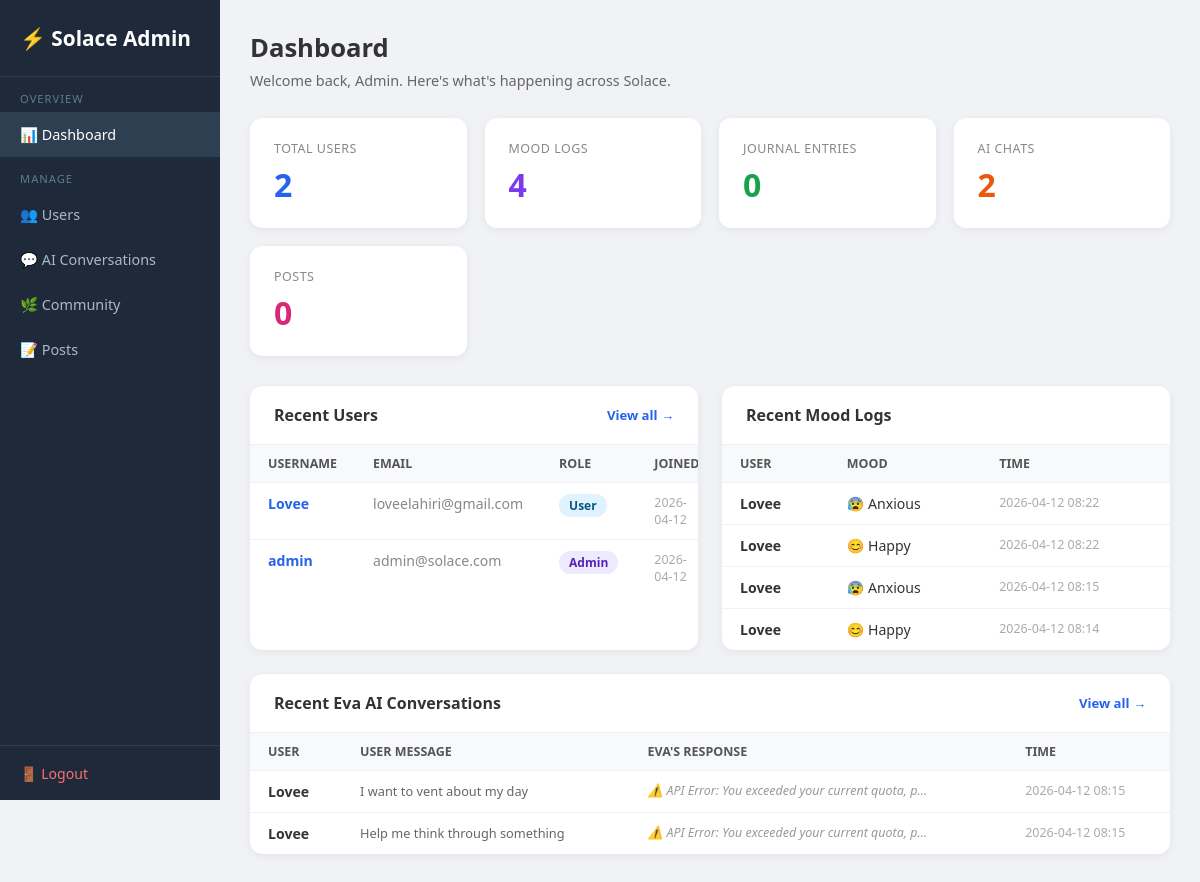
Page /admin (signed in) on the earlier database version.
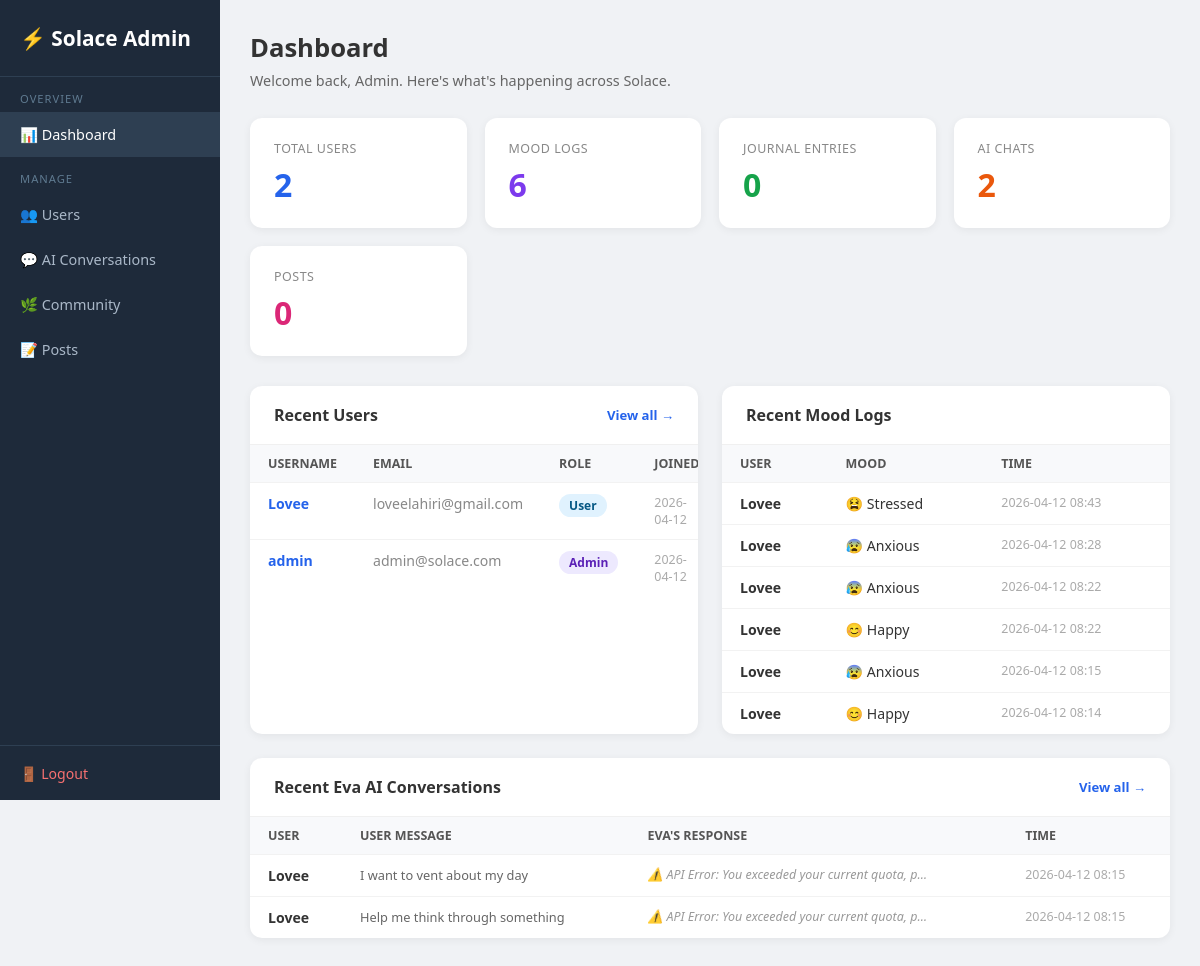
Same page on the later database version.
### tables this page shows
CREATE TABLE users (
                id         INTEGER PRIMARY KEY AUTOINCREMENT,
                username   TEXT UNIQUE NOT NULL,
                email      TEXT NOT NULL,
                password   TEXT NOT NULL,
                is_admin   INTEGER DEFAULT 0,
                created_at DATETIME DEFAULT CURRENT_TIMESTAMP
            );

CREATE TABLE mood_logs (
                id        INTEGER PRIMARY KEY AUTOINCREMENT,
                user_id   INTEGER NOT NULL REFERENCES users(id),
                mood      TEXT NOT NULL,
                timestamp DATETIME DEFAULT CURRENT_TIMESTAMP
            );

CREATE TABLE chat_history (
                id           INTEGER PRIMARY KEY AUTOINCREMENT,
                session_id   TEXT,
                user_id      INTEGER REFERENCES users(id),
                user_message TEXT,
                ai_response  TEXT,
                timestamp    DATETIME DEFAULT CURRENT_TIMESTAMP
            );

### app.py (the view)
@app.route("/admin")
@admin_required
def admin_dashboard() -> Any:
    with get_db() as conn:
        total_users   = conn.execute("SELECT COUNT(*) FROM users").fetchone()[0]
        total_moods   = conn.execute("SELECT COUNT(*) FROM mood_logs").fetchone()[0]
        total_journals= conn.execute("SELECT COUNT(*) FROM journals").fetchone()[0]
        total_chats   = conn.execute("SELECT COUNT(*) FROM chat_history").fetchone()[0]
        total_posts   = conn.execute("SELECT COUNT(*) FROM posts").fetchone()[0]
        recent_users = conn.execute(
            "SELECT id, username, email, is_admin, created_at FROM users ORDER BY created_at DESC LIMIT 5"
        ).fetchall()
        recent_moods = conn.execute("""
            SELECT u.username, ml.mood, ml.timestamp
            FROM mood_logs ml JOIN users u ON ml.user_id=u.id
            ORDER BY ml.timestamp DESC LIMIT 8
        """).fetchall()
        recent_chats = conn.execute("""
            SELECT u.username, ch.user_message, ch.ai_response, ch.timestamp
            FROM chat_history ch JOIN users u ON ch.user_id=u.id
            ORDER BY ch.timestamp DESC LIMIT 5
        """).fetchall()
    return render_template(
        "admin/dashboard.html",
        total_users=total_users, total_moods=total_moods,
        total_journals=total_journals, total_chats=total_chats,
        total_posts=total_posts,
        recent_users=recent_users, recent_moods=recent_moods,
        recent_chats=recent_chats,
    )

### app.py (called while the page is built)
def get_db() -> sqlite3.Connection:
    conn = sqlite3.connect("database.db")
    conn.row_factory = sqlite3.Row
    return conn

def admin_required(f: Any) -> Any:
    @wraps(f)
    def dec(*args: Any, **kwargs: Any) -> Any:
        if "user_id" not in session or not session.get("is_admin"):
            flash("Admin access required.")
            return redirect(url_for("login_page"))
        return f(*args, **kwargs)
    return dec

### templates/admin/dashboard.html (shortened to what this page needs)
<!DOCTYPE html>
<html lang="en">
<head>
</head>
<body>
<div class="sidebar">
  <div class="logo">⚡ Solace Admin</div>
  <nav>
    <div class="sl">Overview</div>
    <a href="/admin" class="active">📊 Dashboard</a>
    <div class="sl">Manage</div>
    <a href="/admin/users">👥 Users</a>
    <a href="/admin/chats">💬 AI Conversations</a>
    <a href="/admin/community">🌿 Community</a>
    <a href="/admin/posts">📝 Posts</a>
  </nav>
  <div class="bot"><a href="/logout">🚪 Logout</a></div>
</div>
<div class="main">
  <div class="page-title">Dashboard</div>
  <div class="page-sub">Welcome back, Admin. Here's what's happening across Solace.</div>
  <div class="stats">
    <div class="stat-card blue"><div class="label">Total Users</div><div class="value">{{ total_users }}</div></div>
    <div class="stat-card purple"><div class="label">Mood Logs</div><div class="value">{{ total_moods }}</div></div>
    <div class="stat-card green"><div class="label">Journal Entries</div><div class="value">{{ total_journals }}</div></div>
    <div class="stat-card orange"><div class="label">AI Chats</div><div class="value">{{ total_chats }}</div></div>
    <div class="stat-card pink"><div class="label">Posts</div><div class="value">{{ total_posts }}</div></div>
  </div>
  <div class="grid2">
    <div class="card">
      <div class="card-header">Recent Users <a href="/admin/users">View all →</a></div>
      <table>
        <thead><tr><th>Username</th><th>Email</th><th>Role</th><th>Joined</th></tr></thead>
        <tbody>
          {% for u in recent_users %}
          <tr>
            <td><a href="/admin/users/{{ u.id }}" style="color:#2563eb;text-decoration:none;font-weight:600">{{ u.username }}</a></td>
            <td style="color:#888">{{ u.email }}</td>
            <td><span class="badge {{ 'admin' if u.is_admin else 'user' }}">{{ 'Admin' if u.is_admin else 'User' }}</span></td>
            <td style="color:#aaa;font-size:0.78rem">{{ (u.created_at or '')[:10] }}</td>
          </tr>
          {% endfor %}
        </tbody>
      </table>
    </div>
    <div class="card">
      <div class="card-header">Recent Mood Logs</div>
      <table>
        <thead><tr><th>User</th><th>Mood</th><th>Time</th></tr></thead>
        <tbody>
          {% for m in recent_moods %}
          <tr>
            <td style="font-weight:600">{{ m.username }}</td>
            <td>{% if m.mood=='happy'%}😊{%elif m.mood=='sad'%}😞{%elif m.mood=='angry'%}😡{%elif m.mood=='anxious'%}😰{%elif m.mood=='calm'%}😌{%elif m.mood=='stressed'%}😫{%elif m.mood=='tired'%}😴{%elif m.mood=='Fear'%}😨{%elif m.mood=='swings'%}🎢{%endif%} {{ m.mood.capitalize() }}</td>
            <td style="color:#aaa;font-size:0.78rem">{{ (m.timestamp or '')[:16] }}</td>
          </tr>
          {% endfor %}
        </tbody>
      </table>
    </div>
  </div>
  <div class="card">
    <div class="card-header">Recent Eva AI Conversations <a href="/admin/chats">View all →</a></div>
    <table>
      <thead><tr><th>User</th><th>User Message</th><th>Eva's Response</th><th>Time</th></tr></thead>
      <tbody>
        {% for c in recent_chats %}
        <tr>
          <td style="font-weight:600">{{ c.username }}</td>
          <td><div class="preview">{{ c.user_message }}</div></td>
          <td><div class="ai-prev">{{ c.ai_response }}</div></td>
          <td style="color:#aaa;font-size:0.78rem">{{ (c.timestamp or '')[:16] }}</td>
        </tr>
        {% endfor %}
      </tbody>
    </table>
  </div>
</div>
</body>
</html>

### templates/admin/dashboard.html (style rules this page uses)
* { box-sizing:border-box;margin:0;padding:0; }
body { font-family:'Segoe UI',sans-serif;background:#f0f2f5;color:#333; }
.sidebar { width:220px;position:fixed;top:0;left:0;height:100vh;background:#1e2a3a;color:#cdd9e5;display:flex;flex-direction:column; }
.sidebar .logo { padding:24px 20px;font-size:1.3rem;font-weight:700;color:#fff;border-bottom:1px solid #2e3f52; }
.sidebar nav a { display:block;padding:13px 20px;color:#aab8c8;text-decoration:none;font-size:0.9rem;transition:background 0.15s; }
.sidebar nav a:hover,.sidebar nav a.active { background:#2e3f52;color:#fff; }
.sidebar nav .sl { padding:14px 20px 6px;font-size:0.7rem;text-transform:uppercase;letter-spacing:1px;color:#5f7a90; }
.sidebar .bot { margin-top:auto;padding:16px 20px;border-top:1px solid #2e3f52; }
.sidebar .bot a { color:#f87171;text-decoration:none;font-size:0.88rem; }
.main { margin-left:220px;padding:30px; }
.page-title { font-size:1.6rem;font-weight:700;margin-bottom:6px; }
.page-sub { color:#666;font-size:0.9rem;margin-bottom:28px; }
.stats { display:grid;grid-template-columns:repeat(auto-fit,minmax(170px,1fr));gap:18px;margin-bottom:30px; }
.stat-card { background:#fff;border-radius:12px;padding:22px 24px;box-shadow:0 2px 8px rgba(0,0,0,.06); }
.stat-card .label { font-size:0.78rem;color:#888;text-transform:uppercase;letter-spacing:.5px; }
.stat-card .value { font-size:2rem;font-weight:700;margin-top:6px; }
.stat-card.blue .value { color:#2563eb; }
.stat-card.green .value { color:#16a34a; }
.stat-card.orange .value { color:#ea580c; }
.stat-card.purple .value { color:#7c3aed; }
.stat-card.pink .value { color:#db2777; }
.card { background:#fff;border-radius:12px;box-shadow:0 2px 8px rgba(0,0,0,.06);margin-bottom:24px;overflow:hidden; }
.card-header { padding:18px 24px;font-weight:600;font-size:1rem;border-bottom:1px solid #f0f0f0;display:flex;justify-content:space-between;align-items:center; }
.card-header a { font-size:0.82rem;color:#2563eb;text-decoration:none; }
table { width:100%;border-collapse:collapse;font-size:0.88rem; }
th { background:#f8f9fb;padding:10px 18px;text-align:left;font-weight:600;color:#555;font-size:0.78rem;text-transform:uppercase; }
td { padding:11px 18px;border-top:1px solid #f2f2f2;vertical-align:top; }
.badge { display:inline-block;padding:3px 10px;border-radius:20px;font-size:0.75rem;font-weight:600; }
.badge.admin { background:#ede9fe;color:#5b21b6; }
.badge.user { background:#e0f2fe;color:#075985; }
.grid2 { display:grid;grid-template-columns:1fr 1fr;gap:24px; }
.preview { max-width:280px;overflow:hidden;text-overflow:ellipsis;white-space:nowrap;color:#666;font-size:0.8rem; }
.ai-prev { max-width:280px;overflow:hidden;text-overflow:ellipsis;white-space:nowrap;color:#999;font-size:0.78rem;font-style:italic; }

Differences in the rows shown:
added mood_logs: username "Lovee", mood "Stressed", timestamp "2026-04-12 08:43"
added mood_logs: username "Lovee", mood "Anxious", timestamp "2026-04-12 08:28"
Other differences:
{{ total_moods }}: "4" → "6"
